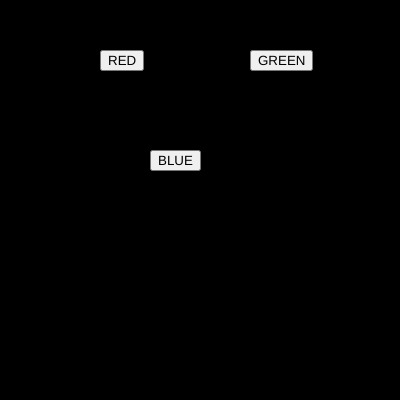
Frame 1 (no input)
Frame 60 (no input): identical to frame 1, image omitted
Frame 120 (the mouse pressed at the canvas centre since frame 60): identical to frame 1, image omitted

The p5.js sketch that drew this single still picture (run headless with seeded random() and noise() and a simulated clock; from frame 60 on, the mouse is pressed at the canvas centre):

// p5.js sketch
// ── sketch.js
var btn_red;
var btn_green;

var r = 0;
var g = 0;
var b = 0;

function setup() {
  createCanvas(400, 400);  
  btn_red=createButton("RED");
  btn_red.position(100,50);
  btn_red.mousePressed(red_bg);
  btn_green=createButton("GREEN");
  btn_green.position(250,50);
  btn_green.mousePressed(green_bg);

  //create blue button

  bluebutton= createButton("BLUE")
  bluebutton.position(150,150)
  bluebutton.mousePressed(blue_bg)

}
function red_bg()
{
  r=120;
  g=0;
  b=0;
}

function green_bg()
{
  r=0;
  g=255;
  b=0;
}

function blue_bg()
{
  r=0;
  g=0;
  b=255;
}


function draw() {
  background(r,g,b);
}
